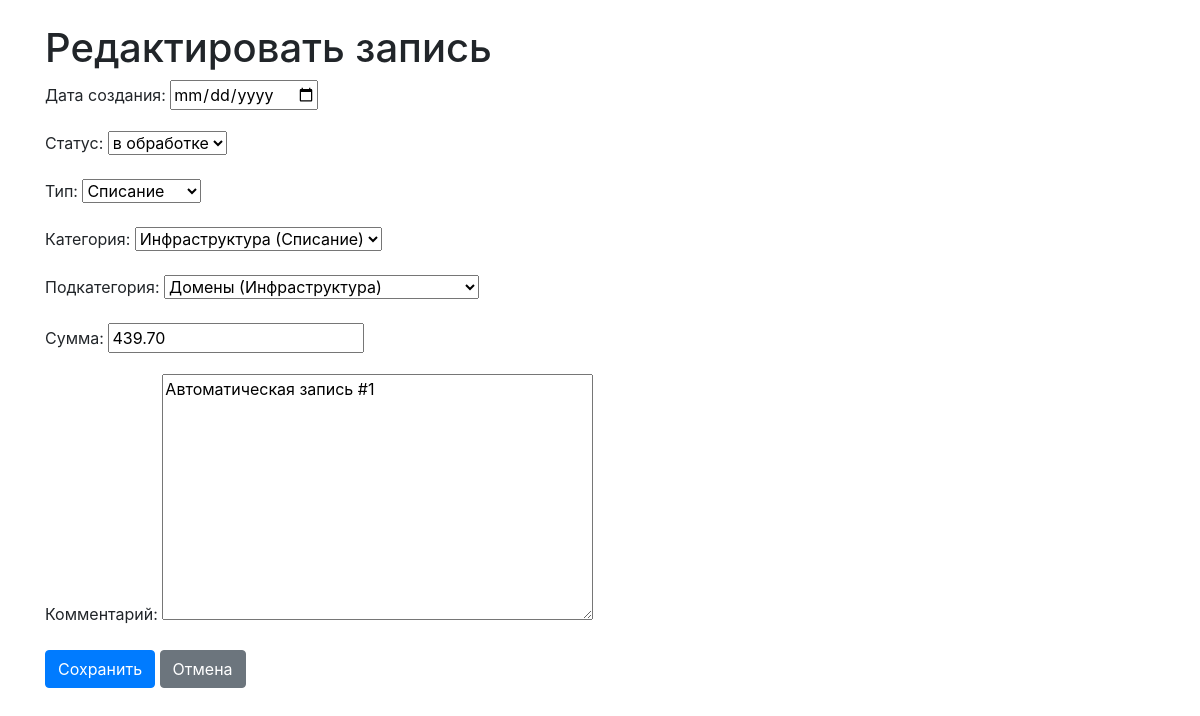
The app's page /38/edit/ with its own data.
### cashflow/models.py (models this page shows, shortened)
class CashFlow(models.Model):
    created_date = models.DateTimeField("Дата создания", default=timezone.now)
    status = models.ForeignKey(Status, on_delete=models.PROTECT, verbose_name="Статус")
    type = models.ForeignKey(Type, on_delete=models.PROTECT, verbose_name="Тип")
    category = models.ForeignKey(Category, on_delete=models.PROTECT, verbose_name="Категория")
    subcategory = models.ForeignKey(Subcategory, on_delete=models.PROTECT, verbose_name="Подкатегория")
    amount = models.DecimalField("Сумма", max_digits=10, decimal_places=2)
    comment = models.TextField("Комментарий", blank=True, null=True)
    class Meta:
        verbose_name = "Запись о ДДС"
        verbose_name_plural = "Записи о ДДС"
        ordering = ['-created_date']

class Category(models.Model):
    name = models.CharField("Название", max_length=100)
    type = models.ForeignKey(Type, on_delete=models.CASCADE, related_name='categories', verbose_name="Тип")
    class Meta:
        verbose_name = "Категория"
        verbose_name_plural = "Категории"
        unique_together = ('name', 'type')
    def __str__(self):
        return f"{self.name} ({self.type.name})"

class Subcategory(models.Model):
    name = models.CharField("Название", max_length=100)
    category = models.ForeignKey(Category, on_delete=models.CASCADE, related_name='subcategories', verbose_name="Категория")
    class Meta:
        verbose_name = "Подкатегория"
        verbose_name_plural = "Подкатегории"
        unique_together = ('name', 'category')
    def __str__(self):
        return f"{self.name} ({self.category.name})"

### cashflow/views.py (the view)
# urls.py: path('<int:pk>/edit/', views.cashflow_update, name='cashflow_update'),
def cashflow_update(request, pk):
    cashflow = get_object_or_404(CashFlow, pk=pk)
    if request.method == 'POST':
        form = CashFlowForm(request.POST, instance=cashflow)
        if form.is_valid():
            form.save()
            return redirect('cashflow_list')
    else:
        form = CashFlowForm(instance=cashflow)
    return render(request, 'cashflow/cashflow_form.html', {'form': form, 'cashflow': cashflow})

### cashflow/models.py (called while the page is built)
    def __str__(self):
        return self.name

    def __str__(self):
        return self.name

### cashflow/templates/cashflow/cashflow_form.html (shortened to what this page needs)
<!DOCTYPE html>
<html lang="ru">
<head>
    <link rel="stylesheet" href="https://stackpath.bootstrapcdn.com/bootstrap/4.5.2/css/bootstrap.min.css">
</head>
<body>
    <div class="container mt-4">
        <h1>{% if cashflow %}Редактировать запись{% else %}Создать запись{% endif %}</h1>
        <form method="post" id="cashflow-form">
            {{ form.as_p }}
            <button type="submit" class="btn btn-primary">Сохранить</button>
            <a href="{% url 'cashflow_list' %}" class="btn btn-secondary">Отмена</a>
        </form>
    </div>
</body>
</html>

### records on screen
CashFlow: status "в обработке", subcategory "Домены (Инфраструктура)", amount "439.70", comment "Автоматическая запись #1"
Category: type "Списание"
Subcategory: category "Инфраструктура (Списание)"
